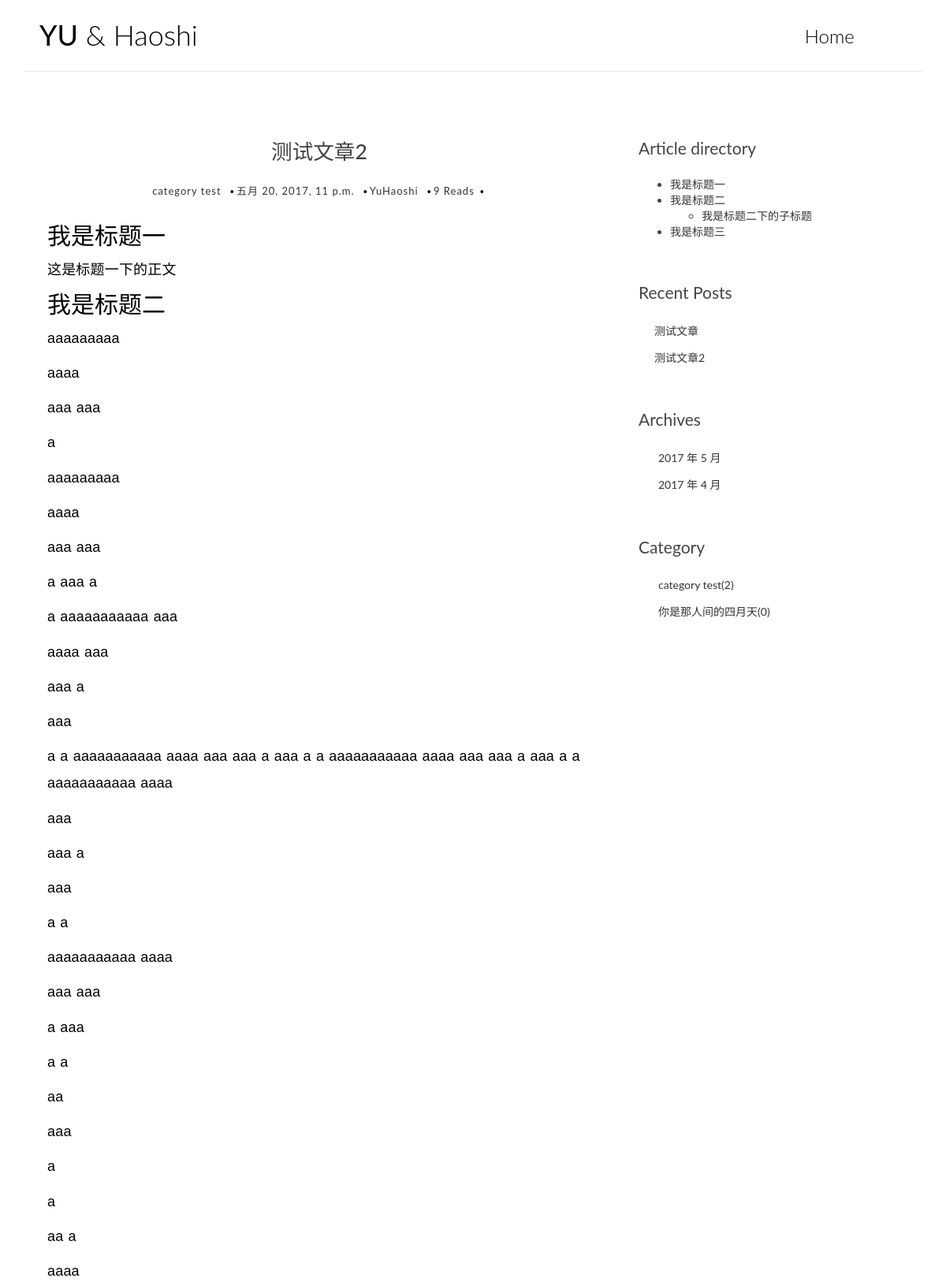
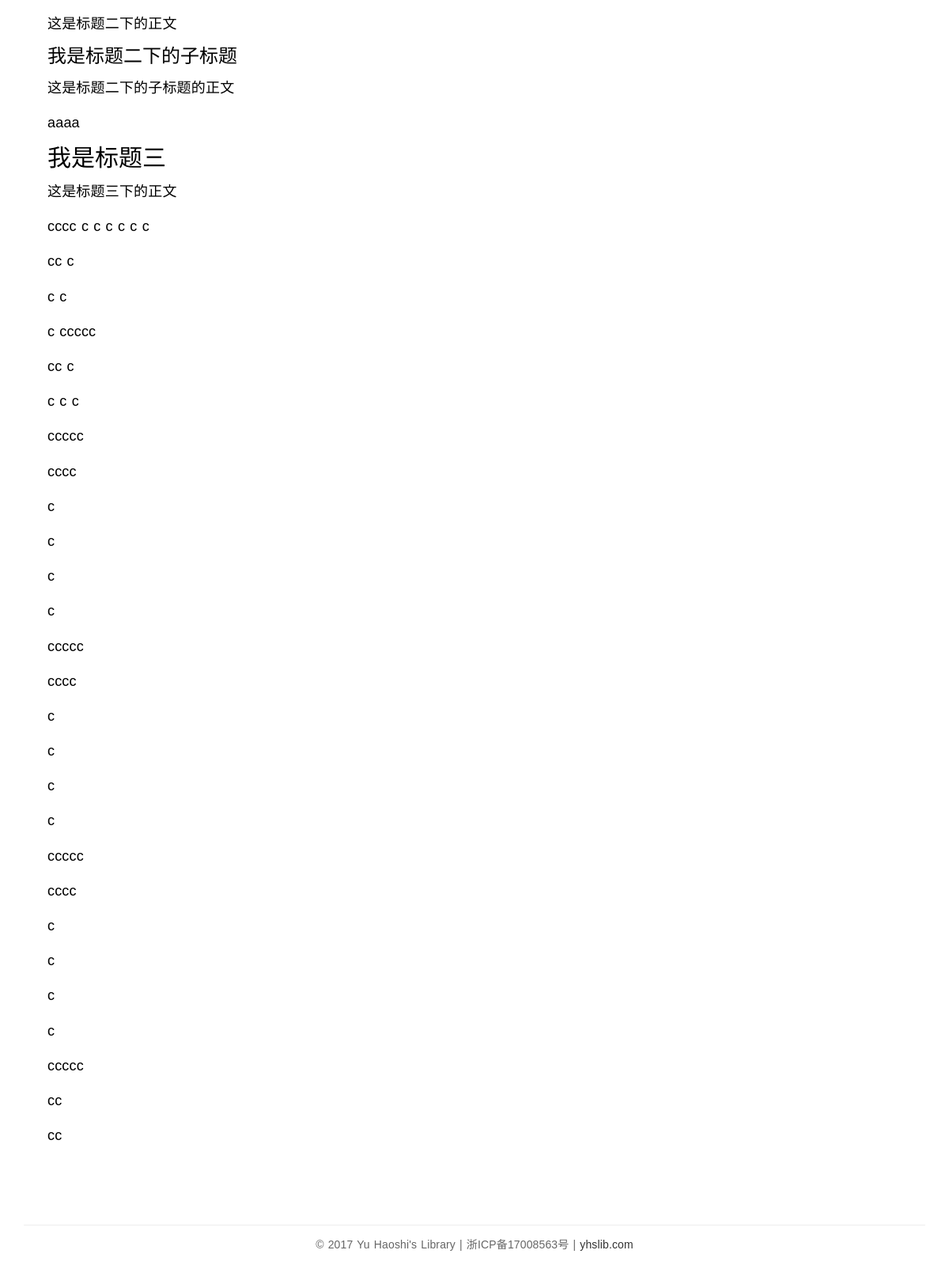
/post/5/, run on the app's committed database (2 pictures, top to bottom).
### blog/models.py (models this page shows, shortened)
class Post(models.Model):
    title = models.CharField(max_length=100)
    content = models.TextField()
    created_time = models.DateTimeField()
    modified_time = models.DateTimeField()
    excerpt = models.TextField(max_length=200, blank=True)
    category = models.ForeignKey(Category)
    tags = models.ManyToManyField(Tag, blank=True)
    author = models.ForeignKey(User)
    views_num = models.PositiveIntegerField(default=0)
    def get_absolute_url(self):
        return reverse('blog:detail', kwargs={'pk': self.pk})
    def increase_views_num(self):
        self.views_num += 1
        self.save(update_fields=['views_num'])

class Category(models.Model):
    name = models.CharField(max_length=100)

### blog/views.py (the view)
# urls.py: url(r'^post/(?P<pk>[0-9]+)/$', views.detail, name='detail'),
def detail(request, pk):
    post = get_object_or_404(Post, pk=pk)
    post.increase_views_num()
    md = markdown.Markdown(extensions=[
        'markdown.extensions.extra',
        'markdown.extensions.codehilite',
        TocExtension(slugify=slugify),
    ])
    post.content = md.convert(post.content)
    return render(request, 'blog/detail.html', {'post': post, 'toc': md.toc})

### blog/templatetags/blog_tags.py (called while the page is built)
@register.simple_tag
def get_recent_posts(num=5):
    return Post.objects.all()[:num]

@register.simple_tag
def archives():
    return Post.objects.dates('created_time', 'month', order='DESC')

@register.simple_tag
def get_categories():
    return Category.objects.annotate(num_posts=Count('post'))

### templates/blog/detail.html (shortened to what this page needs)
{% extends 'base.html' %}
{% block main %}
    <article class="post post-1">
        <header class="entry-header">
            <h1 class="entry-title">{{ post.title }}</h1>
            <div class="entry-meta">
                <span class="post-category"><a href="#">{{ post.category.name }} </a></span>
                <span class="post-date">
                    <a href="#">
                    <time class="entry-date" datetime="{{ post.created_time }}">{{ post.created_time }}</time>
                    </a>
                </span>
                <span class="post-author"><a href="#">{{ post.author }} </a></span>
                <span class="post-author"><a href="#">{{ post.views_num }} Reads</a></span>
            </div>
        </header>
        <div class="entry-content clearfix">
            {{ post.content|safe }}
        </div>
    </article>
    <section class="comment-area">
    </section>
{% endblock main %}
{% block toc %}
  <div class="widget widget-content">
      <h3 class="widget-title">Article directory</h3>
      {{ toc|safe }}
  </div>
{% endblock toc %}

### templates/base.html (shortened to what this page needs)
<!DOCTYPE html>
<html>
<head>
    {% load staticfiles %}
    {% load blog_tags %}
    <link href="https://cdn.bootcss.com/bootstrap/3.3.7/css/bootstrap.min.css" rel="stylesheet">
    <link rel="stylesheet" href="http://code.ionicframework.com/ionicons/2.0.1/css/ionicons.min.css">
    <link rel="stylesheet" href="{% static 'blog/css/pace.css' %}">
    <link rel="stylesheet" href="{% static 'blog/css/custom.css' %}">
    <link rel="stylesheet" href="{% static 'blog/css/friendly.css' %}">
</head>
<body>
<div class="container">
    <header id="site-header">
        <div class="row">
            <div class="col-md-4 col-sm-5 col-xs-8">
                <div class="logo">
                    <h1><a href="{% url 'blog:index' %}"><b>YU</b> &amp; Haoshi</a></h1>
                </div>
            </div>
            <div class="col-md-8 col-sm-7 col-xs-4">
                <nav class="main-nav" role="navigation">
                    <div class="collapse navbar-collapse" id="bs-example-navbar-collapse-1">
                        <ul class="nav navbar-nav navbar-right">
                            <li class="cl-effect-11"><a href="{% url 'blog:index' %}" data-hover="Home">Home</a></li>
                        </ul>
                    </div>
                </nav>
            </div>
        </div>
    </header>
</div>
<div class="content-body">
    <div class="container">
        <div class="row">
            <main class="col-md-8">
                {% block main %}
                {% endblock main %}
            </main>
            <aside class="col-md-4">
                {% block toc %}
                {% endblock toc %}
                <div class="widget widget-recent-posts">
                    <h3 class="widget-title">Recent Posts</h3>
                    {% get_recent_posts as recent_post_list %}
                    <ul>
                        {% for post in recent_post_list %}
                            <li>
                                <a href="{{ post.get_absolute_url }}">{{ post.title }}</a>
                            </li>
                        {% empty %}
                                <p>暂时没有文章</p>
                        {% endfor %}
                    </ul>
                </div>
                <div class="widget widget-archives">
                    <h3 class="widget-title">Archives</h3>
                    {% archives as date_list %}
                    <ul>
                        {% for date in date_list %}
                            <li>
                                <a href="{% url 'blog:archives' date.year date.month %}">{{ date.year }} 年 {{ date.month }} 月</a>
                            </li>
                        {% endfor %}
                    </ul>
                </div>
                <div class="widget widget-category">
                    <h3 class="widget-title">Category</h3>
                    {% get_categories as category_list %}
                    <ul>
                        {% for category in  category_list %}
                            <li>
                                <a href="{% url 'blog:category' category.pk %}">{{ category.name }}({{ category.num_posts }})</a>
                            </li>
                        {% endfor %}
                    </ul>
                </div>
            </aside>
        </div>
    </div>
</div>
<footer id="site-footer">
    <div class="container">
        <div class="row">
            <div class="col-md-12">
                <p class="copyright">&copy; 2017 Yu Haoshi's Library | 浙ICP备17008563号 |
                    <a href="{% url 'blog:index' %}" target="_blank" title="yuhaoshi">yhslib.com</a>
                </p>
            </div>
        </div>
    </div>
</footer>
</body>
</html>

### static/blog/css/custom.css (style rules this page uses)
* { outline: none; }
h1, h2, h3, h4, h5, h6 { margin-top: 0; }
b { font-weight: 400; }
a { color: #333; }
body { color: #444; font-family: 'Lato', sans-serif; }
p { font-family: 'Ubuntu', sans-serif; font-weight: 400; word-spacing: 1px; letter-spacing: 0.01em; }
#site-header { background-color: #FFF; padding: 25px 20px; margin-bottom: 40px; border-bottom: 1px solid #e7e7e7; }
.logo h1 a { color: #000; }
.logo h1 { margin: 0; font-family: 'Lato', sans-serif; font-weight: 300; }
.main-nav { margin-top: 11px; max-width: 95%; }
.main-nav a { color: #000000 !important; padding: 0 0 5px 0 !important; margin-right: 30px; font-family: 'Lato', sans-serif; font-weight: 300; font-size: 24px; }
.cl-effect-11 a { padding: 10px 0; color: #0972b4; text-shadow: none; }
.cl-effect-11 a::before { position: absolute; top: 0; left: 0; overflow: hidden; padding: 0 0 5px 0 !important; max-width: 0; border-bottom: 1px solid #000; color: #000; content: attr(data-hover); -webkit-transition: max-width 0.5s; -moz-transition: max-width 0.5s; transition: max-width 0.5s; }
.content-body { padding-bottom: 4em; }
.post, .comment-area { background: #fff; padding: 30px 30px 0; }
.entry-title { text-align: center; font-size: 1.9em; margin-bottom: 20px; line-height: 1.6; padding: 10px 20px 0; }
.entry-meta { text-align: center; color: #DDDDDD; font-size: 13px; letter-spacing: 1px; margin-bottom: 30px; }
.entry-content { font-size: 18px; line-height: 1.9; font-weight: 300; color: #000; }
.post-category, .post-date, .post-author { position: relative; padding-right: 15px; }
.post-category::after, .post-date::after, .post-author::after { position: absolute; content: '.'; color: #000; font-size: 30px; top: -22px; right: 1px; }
.widget { background: #fff; padding: 30px 0 0; }
.widget-title { font-size: 1.5em; margin-bottom: 20px; line-height: 1.6; padding: 10px 0 0; font-weight: 400; }
.widget-recent-posts ul { padding: 0; margin: 0; padding-left: 20px; }
.widget-recent-posts ul li { list-style-type: none; position: relative; line-height: 170%; margin-bottom: 10px; }
.widget-recent-posts ul li::before { content: '\f3d3'; font-family: "Ionicons"; position: absolute; left: -17px; top: 3px; font-size: 16px; color: #000; }
.widget-archives ul { padding: 0; margin: 0; padding-left: 25px; }
.widget-archives ul li { list-style-type: none; position: relative; line-height: 170%; margin-bottom: 10px; }
.widget-archives ul li::before { content: '\f3f3'; font-family: "Ionicons"; position: absolute; left: -25px; top: 1px; font-size: 16px; color: #000; }
.widget-category ul { padding: 0; margin: 0; padding-left: 25px; }
.widget-category ul li { list-style-type: none; position: relative; line-height: 170%; margin-bottom: 10px; }
.widget-category ul li::before { content: '\f3fe'; font-family: "Ionicons"; position: absolute; left: -25px; top: 1px; font-size: 18px; color: #000; }
#site-footer { padding-top: 10px; padding: 0 0 1.5em 0; }
.copyright { text-align: center; padding-top: 1em; margin: 0; border-top: 1px solid #eee; color: #666; }

### data on the page
Post: title "测试文章2", category.name "category test", created_time "五月 20, 2017, 11 p.m.", author "YuHaoshi", views_num "9", content "我是标题一 这是标题一下的正文 我是标题二 aaaaaaaaa aaaa aaa aaa a aaaaaaaaa aaaa aaa aaa a aaa a a aaaaaaaaaaa aaa aaaa aaa aaa a aaa a a aaaaaaaaaaa aaaa aaa aaa a aaa a a aaaaaaaaaaa aaaa aaa aaa a aaa a a aaaaaaaaaaa aaaa aaa aaa a aaa a a aaaaaaaaaaa aaaa aaa aaa a aaa a a aa aaa a a aa a aaaa 这是标题二下的正文 我是标题二下的子标题 这是标题二下的子标题的正文 aaaa 我是标题三 这是标题三下的正文 cccc c c c c c c cc c c c c ccccc cc c c c c ccccc cccc c c c c ccccc cccc c c c c ccccc cccc c c c c ccccc cc cc"
Post: title "测试文章"
Category: name "category test", num_posts "2"
Category: name "你是那人间的四月天", num_posts "0"

### other printed values
{{ toc|safe }} "我是标题一 我是标题二 我是标题二下的子标题 我是标题三"
{{ date.year }} "2017" "2017"
{{ date.month }} "5" "4"
